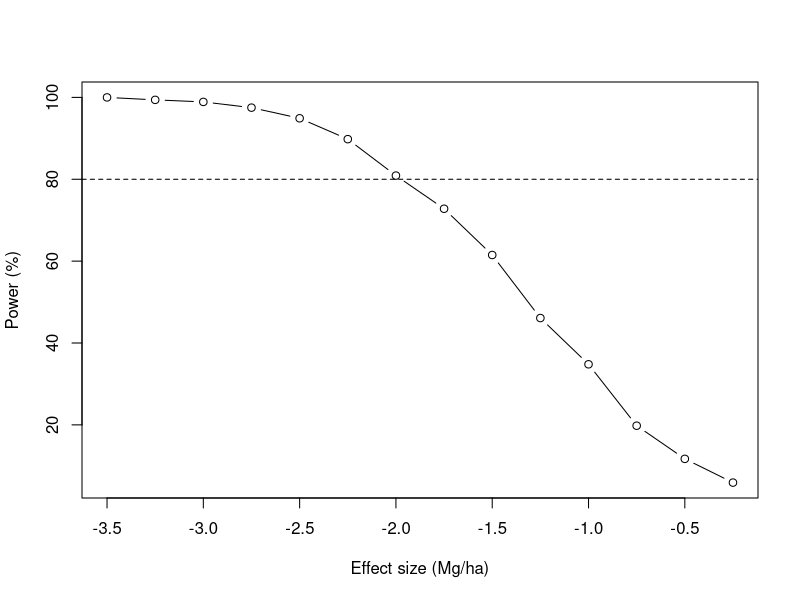

Write the R code that produced this figure.
## ---- chunk 1
intercept = 11
beta_treatment = c(0, -0.55, -1.1)
## ---- chunk 2
beta_block = c(0.15, 0, -0.15)
## ---- chunk 3
sigma = 0.34
## ---- chunk 4
simulate_data = function(intercept,
                         beta_treatments,
                         beta_blocks,
                         sigma)
{
    n_treat = length(beta_treatments)
    n_block = length(beta_blocks)
    data_matrix = expand.grid(treatment = seq(n_treat),
                              block = seq(n_block))
    data_matrix$mu = intercept +
        beta_treatments[data_matrix$treatment] +
        beta_blocks[data_matrix$block]

    data_matrix$y = rnorm(nrow(data_matrix), data_matrix$mu, sigma)
    
    return(data_matrix)
}

## ---- chunk 5
power_analysis = function(intercept,
                          beta_treatments,
                          beta_blocks,
                          sigma,
                          alpha = 0.05)
{
    d = simulate_data(intercept,
                      beta_treatments,
                      beta_blocks,
                      sigma)
    mod = aov(y ~ factor(treatment) + factor(block), data = d)
    
    # p-value for treatment - logical
    summary(mod)[[1]]$`Pr(>F)`[1] < alpha
}

## ---- chunk 6
table(replicate(1000,
                power_analysis(intercept,
                               beta_treatment,
                               beta_block, sigma)))
## ---- chunk 7
table(replicate(1000,
                power_analysis(intercept,
                               beta_treatment,
                               beta_block, sigma = 0.5)))
## ---- chunk 8
beta_base = c(0, 0.5, 1)
beta_range = seq(0.25, 3.5, by = 0.25) * -1
test_cases = lapply(beta_range, `*`, beta_base)

ans = lapply(test_cases, function(x)
    table(replicate(1000,
                    power_analysis(intercept,
                                   beta_treatment = x,
                                   beta_block, sigma = 0.5))))
ans = as.data.frame(do.call(rbind, ans)/10)
colnames(ans) = c("No effect", "Effect")
## ---- chunk 9
plot(ans$Effect ~ beta_range, type = "b",
     xlab = "Effect size (Mg/ha)",
     ylab = "Power (%)")
abline(h = 80, lty = 2)
